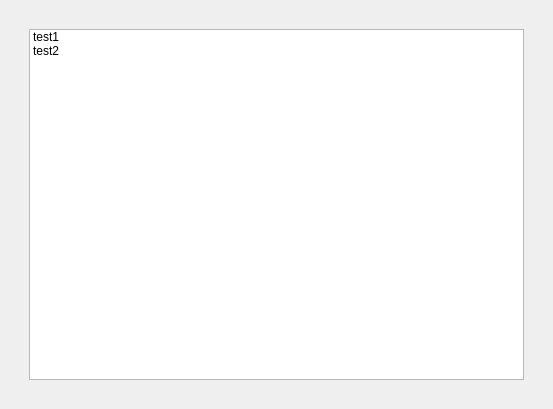
<?xml version="1.0" encoding="UTF-8"?>
<ui version="4.0">
 <class>Form</class>
 <widget class="QWidget" name="Form">
  <property name="geometry">
   <rect>
    <x>0</x>
    <y>0</y>
    <width>553</width>
    <height>409</height>
   </rect>
  </property>
  <property name="windowTitle">
   <string>Form</string>
  </property>
  <layout class="QGridLayout" name="gridLayout">
   <item row="0" column="0">
    <widget class="QFrame" name="frame">
     <property name="frameShape">
      <enum>QFrame::NoFrame</enum>
     </property>
     <property name="frameShadow">
      <enum>QFrame::Raised</enum>
     </property>
     <layout class="QGridLayout" name="gridLayout_2">
      <item row="0" column="0">
       <widget class="QScrollArea" name="scrollArea">
        <property name="frameShape">
         <enum>QFrame::NoFrame</enum>
        </property>
        <property name="widgetResizable">
         <bool>true</bool>
        </property>
        <widget class="QWidget" name="scrollAreaWidgetContents">
         <property name="geometry">
          <rect>
           <x>0</x>
           <y>0</y>
           <width>517</width>
           <height>373</height>
          </rect>
         </property>
         <layout class="QGridLayout" name="gridLayout_3">
          <item row="0" column="0">
           <widget class="QListWidget" name="listWidget">
            <item>
             <property name="text">
              <string>test1</string>
             </property>
            </item>
            <item>
             <property name="text">
              <string>test2</string>
             </property>
            </item>
           </widget>
          </item>
         </layout>
        </widget>
       </widget>
      </item>
     </layout>
    </widget>
   </item>
  </layout>
 </widget>
 <resources/>
 <connections/>
</ui>
